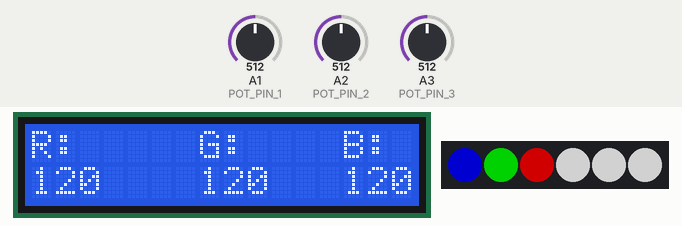
Simulated run of this program. Board: Arduino Nano, built with avr-gcc and run on an emulated ATmega328P. Shown: 16×2 character LCD, 6 RGB LEDs in strip order, left to right. Inputs (shaded band) come from the test bench; at power-on: A1 (POT_PIN_1) = 512, A2 (POT_PIN_2) = 512, A3 (POT_PIN_3) = 512. Dim RGB values are drawn brighter than linear; what the program prints to the serial monitor is not drawn.

Above: at 4.3 s.
4.4 s: A1 (POT_PIN_1) set to 925
At 5.1 s:
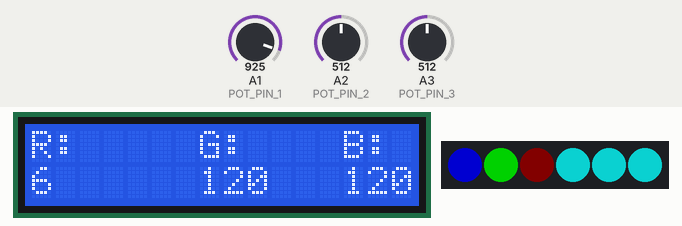
5.9 s: A1 (POT_PIN_1) set to 952
At 6.3 s:
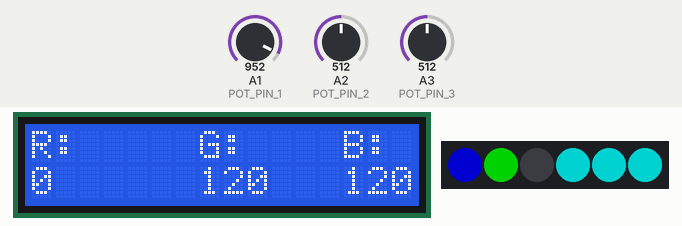
7.4 s: A2 (POT_PIN_2) set to 579
At 8.6 s:
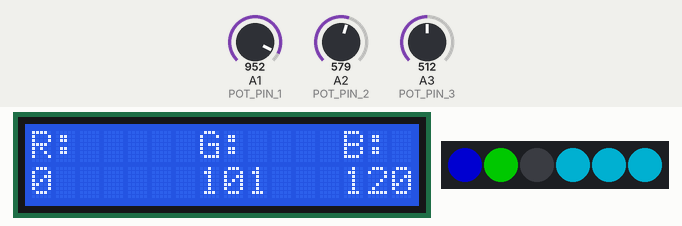
8.9 s: A2 (POT_PIN_2) set to 597
At 10.2 s:
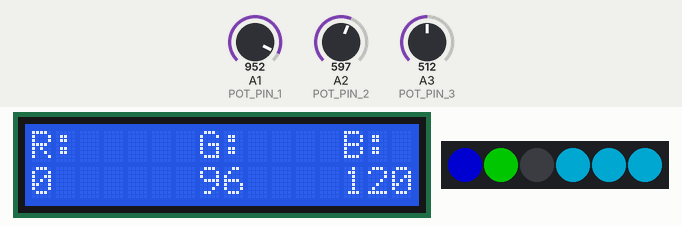
11.9 s: A3 (POT_PIN_3) set to 567
At 13.0 s:
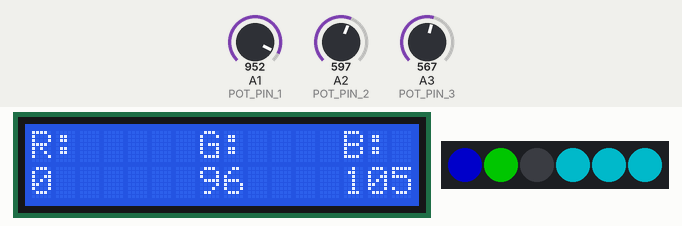
13.4 s: A3 (POT_PIN_3) set to 595
At 14.0 s:
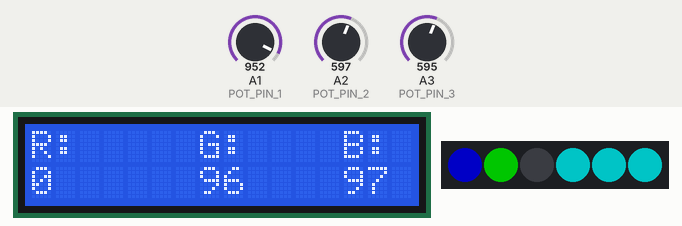
Timing chart, 0 to 15.9 s (numbered marks = the images above; inputs shaded):
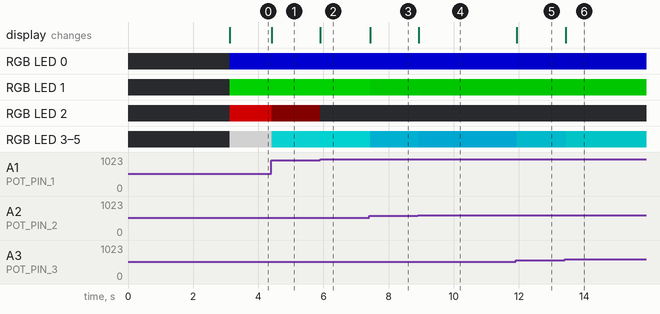

The program:

main.cpp
```cpp
// (licence header left out)
#include <Arduino.h>
#include <FastLED.h>
#include <LiquidCrystal_I2C.h>

#define NUM_POTS 3     // Set the number of potentiometers (only 3 because of RGB, but you could add one for the general brightness)
#define POT_PIN_1 A1   // Potentiometer for red value
#define POT_PIN_2 A2   // Potentiometer for green value
#define POT_PIN_3 A3   // Potentiometer for blue value
#define NUM_LEDS 6     // This value sets number of all LEDs
#define NUM_RGB_LEDS 3 // This value only the 3 control LEDs
#define DATA_PIN 3     // Data pin for the LCD display
#define CLOCK_PIN 13   // Clock pin for the LCD display

CRGB leds[NUM_LEDS];
LiquidCrystal_I2C lcd(0x27, 16, 2);

uint8_t pots[NUM_POTS] = { POT_PIN_1, POT_PIN_2, POT_PIN_3 };
uint16_t mapedValues[3];
bool serialRGBDebug = true; // Set this to true if you want serial RGB output


void clear()
{
  for (int i = 0; i < NUM_LEDS; i++)
  {
    leds[i] = CRGB::Black;
  }

  FastLED.show();
  lcd.clear();
}

uint8_t checkForUint(int value)
{
  if (value > 255)
  {
    value = 255;
  }
  else if (value < 0)
  {
    value = 0;
  }

  return value;
}

void printRGBSerial()
{
  // Print the RGB Value of the potentiometers (normaly only for debugging)
  Serial.print("R: ");
  Serial.print(mapedValues[0]);
  Serial.print("\t");

  Serial.print("G: ");
  Serial.print(mapedValues[1]);
  Serial.print("\t");

  Serial.print("B: ");
  Serial.print(mapedValues[2]);
  Serial.print("\n");
}

void setup()
{
  Serial.begin(9600);

  FastLED.addLeds<NEOPIXEL, DATA_PIN>(leds, NUM_LEDS);

  lcd.init();

  clear();

  lcd.backlight();

  lcd.setCursor(3, 0);
  lcd.print("Welcome to");
  lcd.setCursor(0, 1);
  lcd.print("Color-Mixer v2.6");

  delay(3000);

  lcd.clear();

  lcd.print("R:");
  lcd.setCursor(7, 0);
  lcd.print("G:");
  lcd.setCursor(13, 0);
  lcd.print("B:");
}

void loop()
{
  for (uint8_t i = 0; i < 3; i++)
  {
    uint16_t values = map(analogRead(pots[i]), 950, 20, 0, 255);
    values = checkForUint(values);

    if (values < (mapedValues[i] - 2) || values > (mapedValues[i] + 2))
    {
      mapedValues[i] = values;

      switch (i)
      {
        case 0:
          lcd.setCursor(0, 1);
          lcd.print("   ");
          lcd.setCursor(0, 1);
          break;

        case 1:
          lcd.setCursor(7, 1);
          lcd.print("   ");
          lcd.setCursor(7, 1);
          break;

        case 2:
          lcd.setCursor(13, 1);
          lcd.print("   ");
          lcd.setCursor(13, 1);
          break;

        default:
          break;
      }

      lcd.print(mapedValues[i]);

      leds[0].setRGB(0, 0, mapedValues[2]);   // Blue
      leds[1].setRGB(0, mapedValues[1], 0);   // Green
      leds[2].setRGB(mapedValues[0], 0, 0);   // Red


      if (serialRGBDebug == true)
      {
        printRGBSerial();
      }

      for (uint8_t i = NUM_RGB_LEDS; i < NUM_LEDS; i++)
      {
        leds[i].setRGB(mapedValues[0], mapedValues[1], mapedValues[2]);
      }

      FastLED.show();
    }
  }
}
```

Measured:
- the behaviour switches between 942 and 943 on A1 (POT_PIN_1) (found by bisection; images 1 and 2)
- after the input at 4.4 s, RGB LED 2: RGB(120, 0, 0) → RGB(6, 0, 0) at once; RGB LED 3–5: RGB(120, 120, 120) → RGB(6, 120, 120) at once; the display: changes at once (image 1)
- after the input at 5.9 s, RGB LED 2: RGB(6, 0, 0) → off at once; RGB LED 3–5: RGB(6, 120, 120) → RGB(0, 120, 120) at once; the display: changes at once (image 2)
- after the input at 7.4 s, RGB LED 1: RGB(0, 120, 0) → RGB(0, 101, 0) at once; RGB LED 3–5: RGB(0, 120, 120) → RGB(0, 101, 120) at once; the display: changes at once (image 3)
- after the input at 8.9 s, RGB LED 1: RGB(0, 101, 0) → RGB(0, 96, 0) at once; RGB LED 3–5: RGB(0, 101, 120) → RGB(0, 96, 120) at once; the display: changes at once (image 4)
- after the input at 11.9 s, RGB LED 0: RGB(0, 0, 120) → RGB(0, 0, 105) at once; RGB LED 3–5: RGB(0, 96, 120) → RGB(0, 96, 105) at once; the display: changes at once (image 5)
- after the input at 13.4 s, RGB LED 0: RGB(0, 0, 105) → RGB(0, 0, 97) at once; RGB LED 3–5: RGB(0, 96, 105) → RGB(0, 96, 97) at once; the display: changes at once (image 6)
